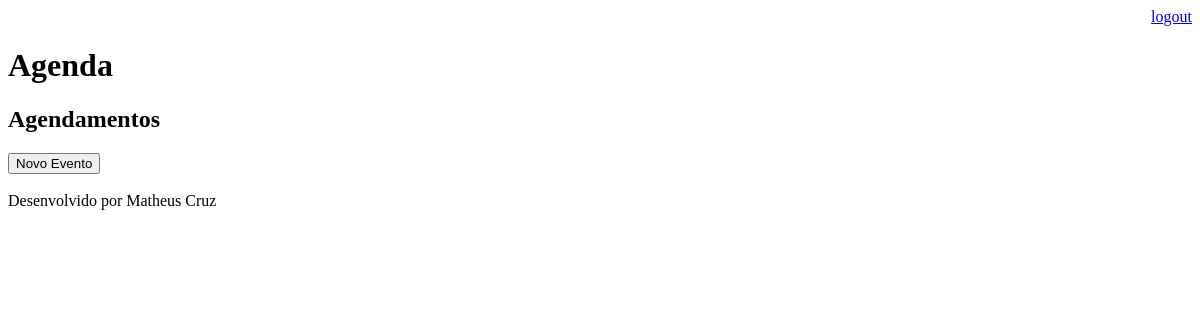
The app's page /agenda/evento/passado (signed in), older data.
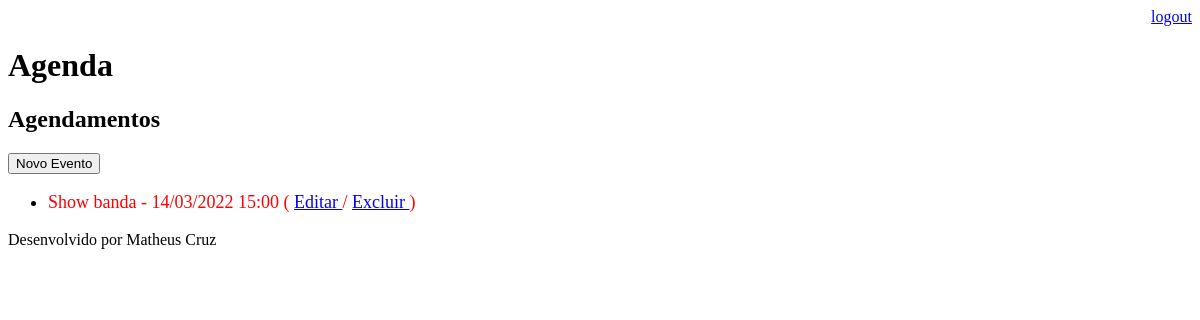
The same page, newer data.
### core/models.py (models this page shows, shortened)
class Evento(models.Model):
    titulo = models.CharField(max_length=100)
    local_evento = models.CharField(max_length=100, blank = True, null = True)
    descricao = models.TextField(blank = True, null = True)
    data_evento = models.DateTimeField(verbose_name = 'Data do Evento')
    data_criacao = models.DateTimeField(auto_now = True)
    usuario = models.ForeignKey(User, on_delete=models.CASCADE)
    class Meta:
        db_table = 'evento'
    def get_data_evento(self):
        return self.data_evento.strftime('%d/%m/%Y %H:%M')
    def get_evento_atrasado(self):
        if self.data_evento < datetime.now():
            return True
        else:
            return False

### core/views.py (the view)
# urls.py: path('agenda/evento/passado', views.evento_passado),
@login_required(login_url='/login/')
def evento_passado(request):
    usuario = request.user
    evento = Evento.objects.filter(usuario=usuario,
                                   data_evento__lt=datetime.now())
    response = {'eventos':evento}
    return render(request, 'agenda.html',response)

### templates/agenda.html
{% extends "model-page.html" %}
{% block content %}
    <h2>Agendamentos</h2>
    <a href="evento/">
        <button type="button">Novo Evento</button>
    </a>
    <ul style="font-size: 18px">
        {% for evento in eventos %}
            <li>
                <div style={% if evento.get_evento_atrasado %}
                                "color:red"
                            {% elif evento.get_evento_falta_uma_hora %}
                                "color: orange"
                            {% endif %} >
                    {{ evento.titulo }} - {{ evento.get_data_evento }}
                    ( <a href="evento/?id={{ evento.id }}">Editar </a>
                    / <a href="evento/delete/{{ evento.id }}">Excluir </a> )
                </div>
            </li>
        {% endfor %}
    </ul>
{% endblock %}

Row changes from the older to the newer data that the page shows:
now on this page (row edited): Evento: titulo "Show banda", get_data_evento "14/03/2022 15:00"
